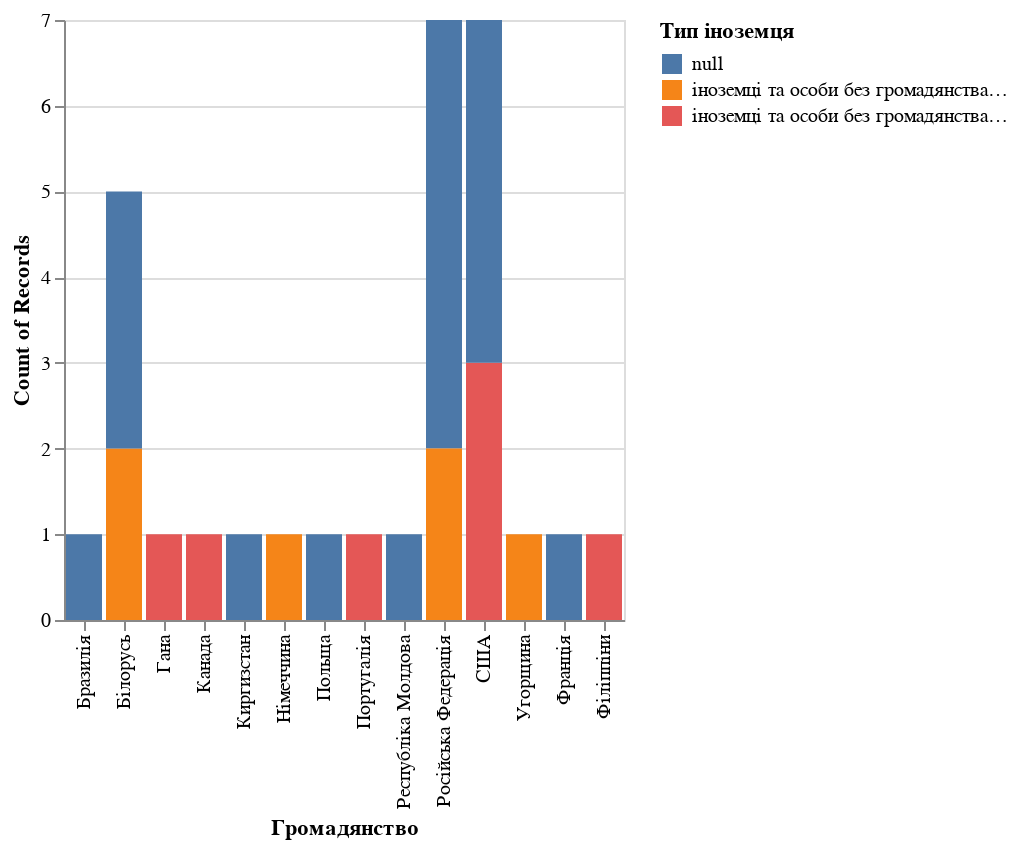

The notebook cell this image was saved under:
### Code cell
locations = cleaned_df[["Громадянство","Тип іноземця"]].copy()
locations = locations.loc[locations["Громадянство"]!="Україна"]

nationality = alt.Chart(locations).mark_bar().encode(
    x="Громадянство",
    y="count(Громадянство)",
    color="Тип іноземця",
    tooltip=[alt.Tooltip("Громадянство"),alt.Tooltip("count(Громадянство)",title="Кількість"),alt.Tooltip("Тип іноземця")]
).transform_filter("datum.Громадянство != null")
nationality

### Figure 1 — Vega specification as saved in the notebook (floating-point values rounded to 4 significant figures)
{"$schema": "https://vega.github.io/schema/vega/v5.json", "data": [{"name": "source_0", "values": [{"__count": 1, "__count_end": 1.0, "__count_start": 0.0, "Громадянство": "Канада", "Тип іноземця": "іноземці та особи без громадянства, які прибули в Україну з метою навчання"}, {"__count": 2, "__count_end": 2.0, "__count_start": 0.0, "Громадянство": "Білорусь", "Тип іноземця": "іноземці та особи без громадянства, які постійно проживають в Україні"}, {"__count": 5, "__count_end": 7.0, "__count_start": 2.0, "Громадянство": "Російська Федерація", "Тип іноземця": null}, {"__count": 3, "__count_end": 3.0, "__count_start": 0.0, "Громадянство": "США", "Тип іноземця": "іноземці та особи без громадянства, які прибули в Україну з метою навчання"}, {"__count": 4, "__count_end": 7.0, "__count_start": 3.0, "Громадянство": "США", "Тип іноземця": null}, {"__count": 1, "__count_end": 1.0, "__count_start": 0.0, "Громадянство": "Франція", "Тип іноземця": null}, {"__count": 3, "__count_end": 5.0, "__count_start": 2.0, "Громадянство": "Білорусь", "Тип іноземця": null}, {"__count": 1, "__count_end": 1.0, "__count_start": 0.0, "Громадянство": "Німеччина", "Тип іноземця": "іноземці та особи без громадянства, які постійно проживають в Україні"}, {"__count": 2, "__count_end": 2.0, "__count_start": 0.0, "Громадянство": "Російська Федерація", "Тип іноземця": "іноземці та особи без громадянства, які постійно проживають в Україні"}, {"__count": 1, "__count_end": 1.0, "__count_start": 0.0, "Громадянство": "Португалія", "Тип іноземця": "іноземці та особи без громадянства, які прибули в Україну з метою навчання"}, {"__count": 1, "__count_end": 1.0, "__count_start": 0.0, "Громадянство": "Угорщина", "Тип іноземця": "іноземці та особи без громадянства, які постійно проживають в Україні"}, {"__count": 1, "__count_end": 1.0, "__count_start": 0.0, "Громадянство": "Гана", "Тип іноземця": "іноземці та особи без громадянства, які прибули в Україну з метою навчання"}, {"__count": 1, "__count_end": 1.0, "__count_start": 0.0, "Громадянство": "Філіппіни", "Тип іноземця": "іноземці та особи без громадянства, які прибули в Україну з метою навчання"}, {"__count": 1, "__count_end": 1.0, "__count_start": 0.0, "Громадянство": "Киргизстан", "Тип іноземця": null}, {"__count": 1, "__count_end": 1.0, "__count_start": 0.0, "Громадянство": "Республіка Молдова", "Тип іноземця": null}, {"__count": 1, "__count_end": 1.0, "__count_start": 0.0, "Громадянство": "Польща", "Тип іноземця": null}, {"__count": 1, "__count_end": 1.0, "__count_start": 0.0, "Громадянство": "Бразилія", "Тип іноземця": null}]}, {"name": "source_0_x_domain_Громадянство", "values": [{"Громадянство": "Канада"}, {"Громадянство": "Білорусь"}, {"Громадянство": "Російська Федерація"}, {"Громадянство": "США"}, {"Громадянство": "Франція"}, {"Громадянство": "Німеччина"}, {"Громадянство": "Португалія"}, {"Громадянство": "Угорщина"}, {"Громадянство": "Гана"}, {"Громадянство": "Філіппіни"}, {"Громадянство": "Киргизстан"}, {"Громадянство": "Республіка Молдова"}, {"Громадянство": "Польща"}, {"Громадянство": "Бразилія"}]}, {"name": "source_0_color_domain_Тип іноземця", "values": [{"Тип іноземця": "іноземці та особи без громадянства, які прибули в Україну з метою навчання"}, {"Тип іноземця": "іноземці та особи без громадянства, які постійно проживають в Україні"}, {"Тип іноземця": null}]}], "signals": [{"name": "x_step", "value": 20}, {"name": "width", "update": "bandspace(domain('x').length, 0.1, 0.05) * x_step"}], "marks": [{"type": "rect", "name": "marks", "from": {"data": "source_0"}, "encode": {"update": {"ariaRoleDescription": {"value": "bar"}, "y2": {"field": "__count_start", "scale": "y"}, "tooltip": {"signal": "{\"Громадянство\": isValid(datum[\"Громадянство\"]) ? datum[\"Громадянство\"] : \"\"+datum[\"Громадянство\"], \"Кількість\": format(datum[\"__count\"], \"\"), \"Тип іноземця\": isValid(datum[\"Тип іноземця\"]) ? datum[\"Тип іноземця\"] : \"\"+datum[\"Тип іноземця\"]}"}, "description": {"signal": "\"Громадянство: \" + (isValid(datum[\"Громадянство\"]) ? datum[\"Громадянство\"] : \"\"+datum[\"Громадянство\"]) + \"; Count of Records: \" + (format(datum[\"__count\"], \"\")) + \"; Тип іноземця: \" + (isValid(datum[\"Тип іноземця\"]) ? datum[\"Тип іноземця\"] : \"\"+datum[\"Тип іноземця\"]) + \"; Кількість: \" + (format(datum[\"__count\"], \"\"))"}, "fill": {"field": "Тип іноземця", "scale": "color"}, "width": {"signal": "max(0.25, bandwidth('x'))"}, "y": {"field": "__count_end", "scale": "y"}, "x": {"field": "Громадянство", "scale": "x"}}}, "style": ["bar"]}], "scales": [{"name": "x", "type": "band", "domain": {"data": "source_0_x_domain_Громадянство", "field": "Громадянство", "sort": true}, "range": {"step": {"signal": "x_step"}}, "paddingOuter": 0.05, "paddingInner": 0.1}, {"name": "y", "type": "linear", "domain": {"fields": ["__count_start", "__count_end"], "data": "source_0"}, "range": [{"signal": "height"}, 0], "zero": true, "nice": true}, {"name": "color", "type": "ordinal", "domain": {"data": "source_0_color_domain_Тип іноземця", "field": "Тип іноземця", "sort": true}, "range": "category"}], "axes": [{"scale": "y", "domain": false, "aria": false, "labels": false, "maxExtent": 0, "minExtent": 0, "tickCount": {"signal": "ceil(height/40)"}, "gridScale": "x", "orient": "left", "grid": true, "ticks": false, "zindex": 0}, {"scale": "x", "labelBaseline": "middle", "zindex": 0, "title": "Громадянство", "grid": false, "labelAngle": 270, "orient": "bottom", "labelAlign": "right"}, {"scale": "y", "grid": false, "labelOverlap": true, "tickCount": {"signal": "ceil(height/40)"}, "zindex": 0, "orient": "left", "title": "Count of Records"}], "height": 300, "legends": [{"fill": "color", "symbolType": "square", "title": "Тип іноземця"}], "background": "white", "style": "cell", "padding": 5}
